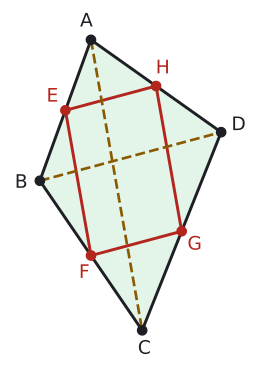

Write Python code to recreate this figure.
import sys; sys.path.insert(0, "tools")
from cizim import *

# Alıştırma 9. Park ABCD; köşegen yollar |AC| = 55 m, |BD| = 35 m (1 birim = 10 m). Kenar orta noktaları E, F, G, H ip ile çevrili.
# Ç(EFGH) = 55 + 35 = 90 m. Şekilde uzunluk yazılı değildir.
def u(d): return np.array([np.cos(np.radians(d)), np.sin(np.radians(d))])
A, C = 2.3 * u(100), -3.2 * u(100)
B, D = -1.4 * u(15), 2.1 * u(15)
E, F, G, H = (A + B) / 2, (B + C) / 2, (C + D) / 2, (D + A) / 2
uz = lambda P, Q: float(np.linalg.norm(P - Q))
print("AC, BD (x10 m):", uz(A, C) * 10, uz(B, D) * 10, "ip:", 10 * (uz(E, F) + uz(F, G) + uz(G, H) + uz(H, E)))

fig, ax = sekil(4.6, 4.8)
ax.set_aspect("equal"); ax.axis("off")
ax.add_patch(patches.Polygon([A, B, C, D], closed=True, facecolor=YESIL_ACIK, edgecolor=YAZI, lw=2.2))
ax.plot(*zip(A, C), color=SARI, lw=2.0, ls="--"); ax.plot(*zip(B, D), color=SARI, lw=2.0, ls="--")
ax.add_patch(patches.Polygon([E, F, G, H], closed=True, facecolor="none", edgecolor=KIRMIZI, lw=2.2))
merkez = (A + B + C + D) / 4
for k, v in zip("ABCDEFGH", (A, B, C, D, E, F, G, H)):
    d = v - merkez; d = d / np.linalg.norm(d)
    nokta(ax, *v, "", renk=KIRMIZI if k in "EFGH" else YAZI)
    ax.text(*(v + 0.35 * d), k, ha="center", va="center", fontsize=14, color=KIRMIZI if k in "EFGH" else YAZI)
ax.set_xlim(B[0] - 0.6, D[0] + 0.6); ax.set_ylim(C[1] - 0.6, A[1] + 0.6)
kaydet(fig, __file__)
